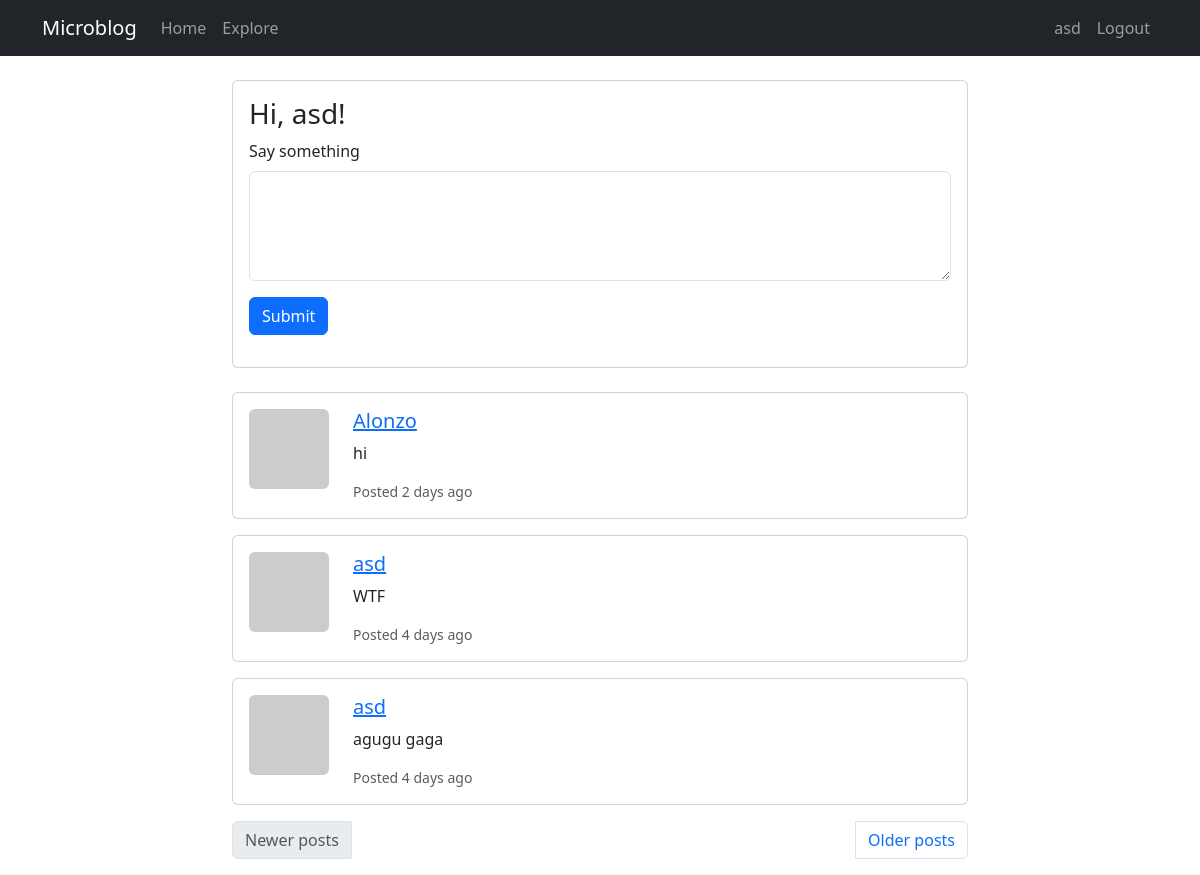
The app's page /index (signed in) with its own data.
### app/models.py (models this page shows, shortened)
class User(UserMixin, db.Model):
    id: so.Mapped[int] = so.mapped_column(primary_key=True)
    username: so.Mapped[str] = so.mapped_column(sa.String(64), index=True, unique=True)
    email: so.Mapped[str] = so.mapped_column(sa.String(120), index=True, unique=True)
    password_hash: so.Mapped[Optional[str]] = so.mapped_column(sa.String(256))
    about_me: so.Mapped[Optional[str]] = so.mapped_column(sa.String(140))
    last_seen: so.Mapped[Optional[datetime]] = so.mapped_column(
        default=lambda: datetime.now(timezone.utc))
    posts: so.WriteOnlyMapped['Post'] = so.relationship(back_populates='author')
    following: so.WriteOnlyMapped['User'] = so.relationship(
        secondary=followers,
        primaryjoin=(id == followers.c.follower_id),
        secondaryjoin=(id == followers.c.followed_id),
        back_populates='followers')
    followers: so.WriteOnlyMapped['User'] = so.relationship(
        secondary=followers,
        primaryjoin=(id == followers.c.followed_id),
        secondaryjoin=(id == followers.c.follower_id),
        back_populates='following')
    def avatar(self, size):
        digest = md5(self.email.lower().encode('utf-8')).hexdigest()
        return f'https://www.gravatar.com/avatar/{digest}?d=identicon&s={size}'
    def following_posts(self):
        Author = so.aliased(User)
        Follower = so.aliased(User)
        return (
            sa.select(Post)
            .join(Post.author.of_type(Author))
            .join(Author.followers.of_type(Follower), isouter=True)
            .where(sa.or_(
                Follower.id == self.id,
                Author.id == self.id,
            ))
            .group_by(Post)
            .order_by(Post.timestamp.desc())
        )

class Post(db.Model):
    id: so.Mapped[int] = so.mapped_column(primary_key=True)
    body: so.Mapped[str] = so.mapped_column(sa.String(140))
    timestamp: so.Mapped[datetime] = so.mapped_column(
        index=True, default=lambda: datetime.now(timezone.utc))
    user_id: so.Mapped[int] = so.mapped_column(sa.ForeignKey(User.id), index=True)
    author: so.Mapped[User] = so.relationship(back_populates='posts')

### app/routes.py (the view)
@app.route('/', methods=['GET', 'POST'])
@app.route('/index', methods=['GET', 'POST'])
@login_required
def index():
    form = PostForm()
    if form.validate_on_submit():
        post = Post(body=form.post.data, author=current_user)
        db.session.add(post)
        db.session.commit()
        flash('Your post is now live!')
        return redirect(url_for('index'))
    page = request.args.get('page', 1, type=int)
    posts = db.paginate(current_user.following_posts(), page=page,
                        per_page=app.config['POSTS_PER_PAGE'], error_out=False)
    next_url = url_for('index', page=posts.next_num) \
        if posts.has_next else None
    prev_url = url_for('index', page=posts.prev_num) \
        if posts.has_prev else None
    return render_template('index.html', title='Home', form=form,
                           posts=posts.items, next_url=next_url,
                           prev_url=prev_url)

### app/forms.py
class PostForm(FlaskForm):
    post = TextAreaField(
        _l('Say something'),
        validators=[DataRequired(), Length(min=1, max=140)]
    )
    submit = SubmitField(_l('Submit'))

### app/__init__.py (called while the page is built)
def get_locale():
    return request.accept_languages.best_match(app.config['LANGUAGES'])

### app/models.py (called while the page is built)
@login.user_loader
def load_user(id):
    return db.session.get(User, int(id))

### app/routes.py (called while the page is built)
@app.before_request
def before_request():
    if current_user.is_authenticated:
        current_user.last_seen = datetime.now(timezone.utc)
        db.session.commit()

### app/templates/index.html (shortened to what this page needs)
{% extends "base.html" %}
{% block content %}
<div class="row justify-content-center">
    <div class="col-md-8">
        <div class="card mb-4">
            <div class="card-body">
                <h3 class="card-title">Hi, {{ current_user.username }}!</h3>
                {% if form %}
                <form action="" method="post">
                    <div class="mb-3">
                        {{ form.post.label(class="form-label") }}
                        {{ form.post(class="form-control", rows=4) }}
                    </div>
                    <div>
                        {{ form.submit(class="btn btn-primary") }}
                    </div>
                </form>
                {% endif %}
            </div>
        </div>
        {% for post in posts %}
            {% include '_post.html' %}
        {% endfor %}
        <nav>
            <ul class="pagination justify-content-between">
                <li class="page-item {% if not prev_url %}disabled{% endif %}">
                    <a class="page-link" href="{{ prev_url or '#' }}">
                        Newer posts
                    </a>
                </li>
                <li class="page-item {% if not next_url %}disabled{% endif %}">
                    <a class="page-link" href="{{ next_url or '#' }}">
                        Older posts
                    </a>
                </li>
            </ul>
        </nav>
    </div>
</div>
{% endblock %}

### app/templates/base.html (shortened to what this page needs)
<html>
<head>
    <link href="https://cdn.jsdelivr.net/npm/bootstrap@5.3.2/dist/css/bootstrap.min.css"
          rel="stylesheet">
</head>
<body>
<nav class="navbar navbar-expand-lg navbar-dark bg-dark mb-4">
    <div class="container">
        <a class="navbar-brand"
           href="{{ url_for('index') }}">
            Microblog
        </a>
        <div class="collapse navbar-collapse"
             id="navbarNav">
            <ul class="navbar-nav me-auto">
                <li class="nav-item">
                    <a class="nav-link"
                       href="{{ url_for('index') }}">
                        {{ _('Home') }}
                    </a>
                </li>
                {% if not current_user.is_anonymous %}
                    <li class="nav-item">
                        <a class="nav-link"
                           href="{{ url_for('explore') }}">
                            {{ _('Explore') }}
                        </a>
                    </li>
                {% endif %}
            </ul>
            <ul class="navbar-nav ms-auto">
                {% if current_user.is_anonymous %}
                    <li class="nav-item">
                        <a class="nav-link"
                           href="{{ url_for('login') }}">
                            {{ _('Login') }}
                        </a>
                    </li>
                {% else %}
                    <li class="nav-item">
                        <a class="nav-link"
                           href="{{ url_for('user',
                           username=current_user.username) }}">
                            {{ current_user.username }}
                        </a>
                    </li>
                    <li class="nav-item">
                        <a class="nav-link"
                           href="{{ url_for('logout') }}">
                            {{ _('Logout') }}
                        </a>
                    </li>
                {% endif %}
            </ul>
        </div>
    </div>
</nav>
<div class="container">
    {% block content %}{% endblock %}
</div>
</body>
</html>

### app/templates/_post.html
<div class="card mb-3">
    <div class="card-body">
        <div class="row">
            <div class="col-auto">
                <img src="{{ post.author.avatar(70) }}"
                     class="rounded">
            </div>
            <div class="col">
                <h5 class="card-title">
                    <a href="{{ url_for('user',
                    username=post.author.username) }}">
                        {{ post.author.username }}
                    </a>
                </h5>
                <p class="card-text">
                    {{ post.body }}
                </p>
                <small class="text-muted">
                    {{ _('Posted') }}
                    {{ moment(post.timestamp).fromNow() }}
                </small>
            </div>
        </div>
    </div>
</div>

### records on screen
User: username "asd"
Post: author.username "Alonzo", body "hi", timestamp "2 days ago"
Post: author.username "asd", body "WTF", timestamp "4 days ago"
Post: author.username "asd", body "agugu gaga", timestamp "4 days ago"
